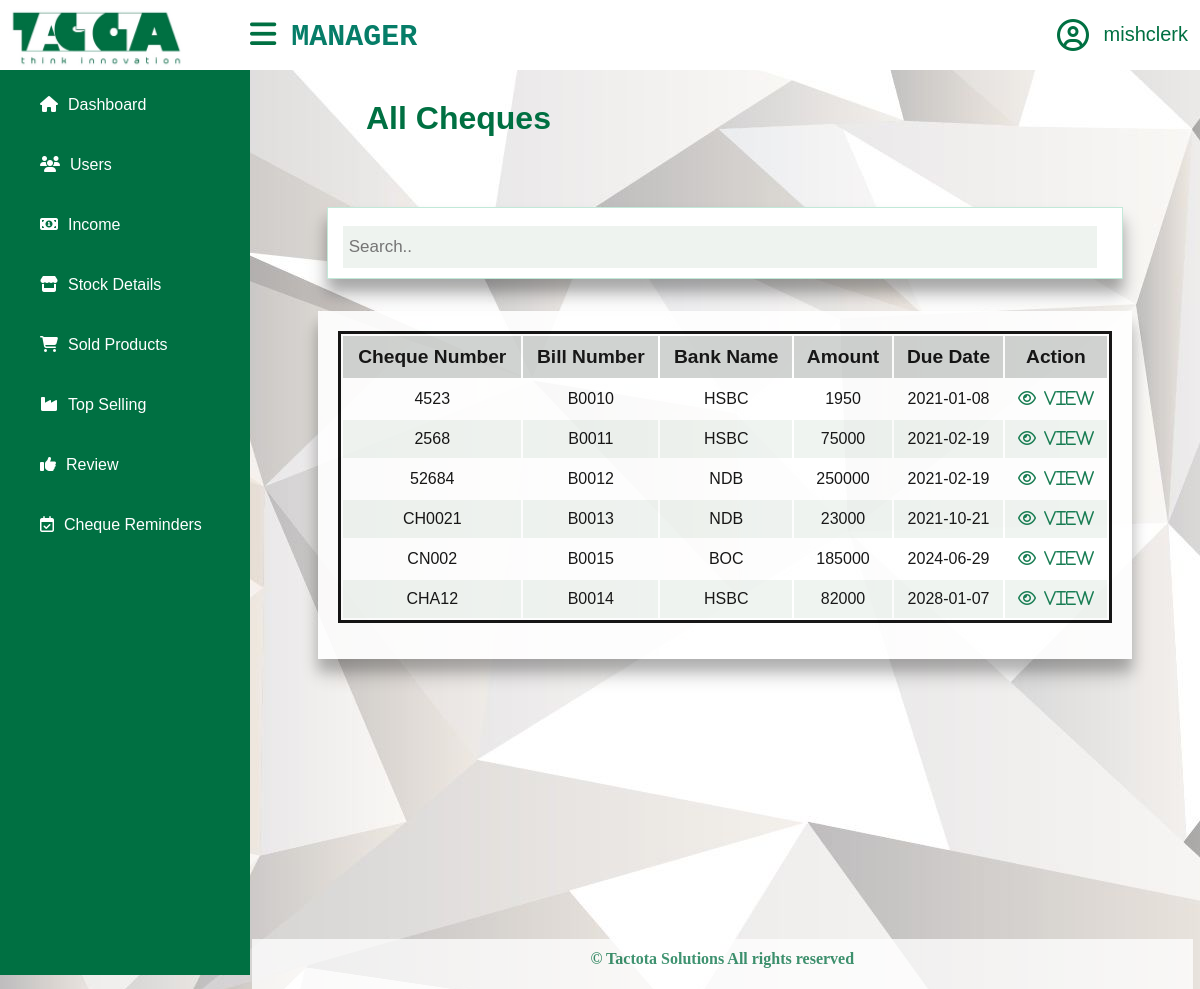
The app's page /views/view_all_cheques.php (signed in), older data.
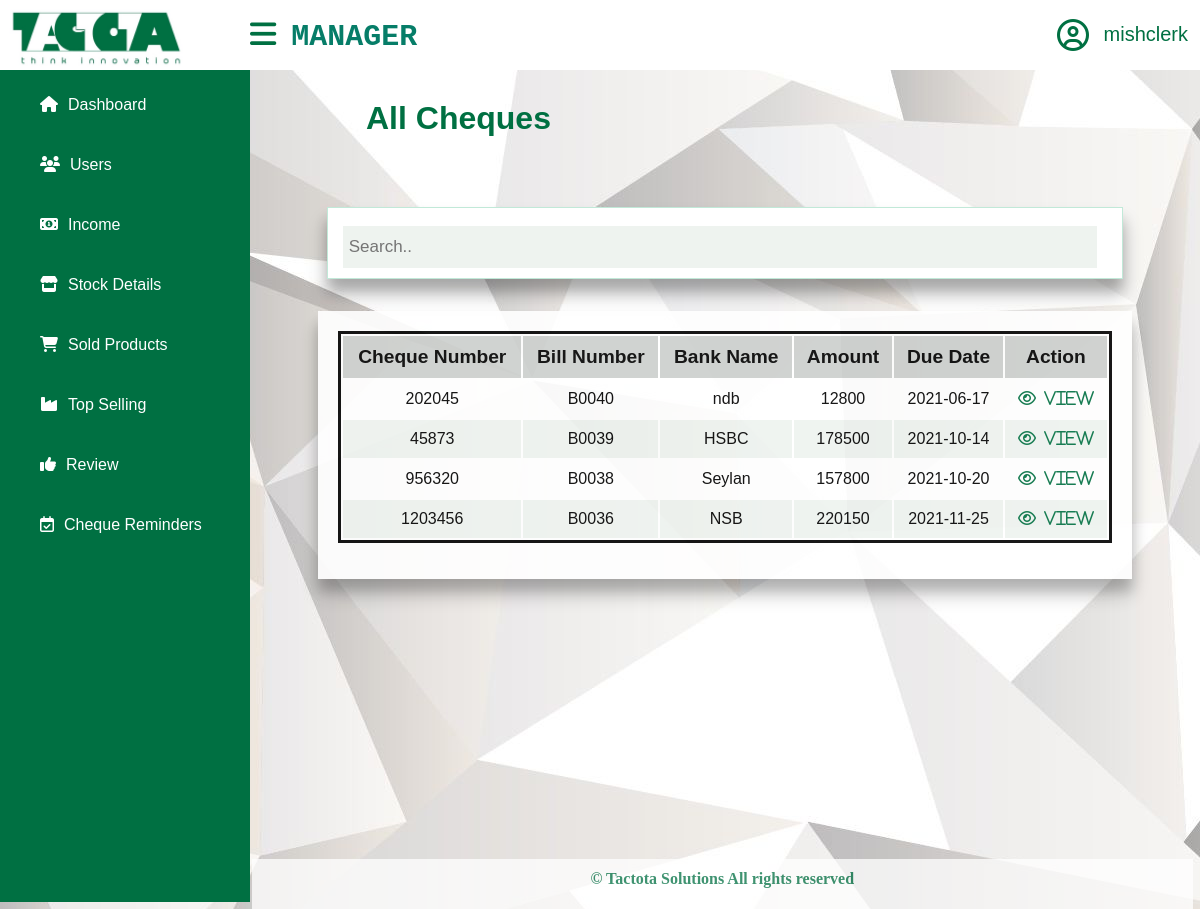
The same page, newer data.
### tables this page shows
CREATE TABLE `user_account` (
  `emp_id` varchar(30) NOT NULL,
  `username` varchar(30) NOT NULL,
  `password` varchar(50) NOT NULL,
  `email` varchar(30) NOT NULL,
  `verified` tinyint(4) NOT NULL,
  `token` varchar(100) NOT NULL
);

CREATE TABLE `cheque` (
  `bill_no` varchar(30) NOT NULL,
  `cheque_id` varchar(50) NOT NULL,
  `received_date` date NOT NULL,
  `due_date` date NOT NULL,
  `bank_name` varchar(30) NOT NULL,
  `cheque_status` tinyint(1) NOT NULL DEFAULT 1
);

CREATE TABLE `bill` (
  `bill_no` varchar(30) NOT NULL,
  `date_time` datetime NOT NULL,
  `amount` float NOT NULL,
  `payment_method` varchar(30) NOT NULL,
  `emp_id` varchar(30) NOT NULL
);

### model/database.php (called while the page is built, shortened)
<?php
class database
{
    private static $_instance;
    private $_connection;
    public static function getInstance() {
        if(!isset(self::$_instance)) {
            self::$_instance = new self();
        }
        return self::$_instance;
    }
    private function __construct() {
        $this->_connection = new mysqli(host, username, password, dbname);
    }
    public function getConnection() {
        return $this->_connection;
    }
}

### controller/authenitication.php (called while the page is built, shortened)
<?php
  require_once("../model/authenitication_model.php");
class authenitication
{
    public function __construct()
    {
        $this->auth = new authenitication_model();
    }
    public function get_username(){
        $id=$_SESSION['emp_id'];
        return $this->auth->get_username($id);
    }
}

### model/authenitication_model.php (called while the page is built, shortened)
<?php
   require_once("database.php");
class authenitication_model{
       public function __construct() {
              $this->mysqli = database::getInstance()->getConnection();
           }
    public function get_username($id){
        $result = "";
        $query = $this->mysqli->query("SELECT username FROM user_account where user_account.emp_id='" . $id . "'");
            while ($row = $query->fetch_assoc()) {
                $result = $row;
            }
            return $result;
    }
}

### controller/sales.php (called while the page is built, shortened)
<?php
require_once("../model/sales_model.php");
class sales
{
    public function __construct()
    {
        $this->sale = new sales_model();
    }
    public function view_cheques(){
        return $this->sale->get_cheques_details();
    }
}

### model/sales_model.php (called while the page is built, shortened)
<?php
require_once("database.php");
class sales_model
{
    public function __construct() {
        $this->mysqli = database::getInstance()->getConnection();
    }
public function get_cheques_details(){
    $query = $this->mysqli->query("SELECT cheque.cheque_id,cheque.bank_name,cheque.due_date,bill.amount,cheque.bill_no from cheque INNER JOIN bill ON cheque.bill_no=bill.bill_no WHERE cheque.cheque_status=1 order by cheque.due_date ASC");
    while ($row = $query->fetch_assoc()) {
        $result[] = $row;
    }
  return $result;
}
}

### views/view_all_cheques.php (the view, shortened to what the changed rows need)
<?php
   include 'admin_sidebar.php';
   require '../controller/sales.php';
   $data=new sales();
   $sql=$data->view_cheques();
?>
<head>
<link rel="stylesheet" href="../public/css/view_user.css">
</head>
<body>
   <div class="content" style="width:auto;">
      <h1 id="tbl-heading">All Cheques</h1><br/>
    <div class="view-tbl">
       <table>
         <thead>
            <tr>
               <th>Cheque Number</th>
               <th>Bill Number</th>
               <th>Bank Name</th>
               <th>Amount </th>
               <th>Due Date</th>
               <th>Action</th>
            </tr>
         </thead>
         <tboady>
         <?php
foreach ($sql as $k => $v)
{
    ?>
    <tr>
        <td><?php echo $sql[$k]["cheque_id"] ?></td>
        <td><?php echo $sql[$k]["bill_no"] ?></td>
        <td><?php echo $sql[$k]["bank_name"] ?></td>
        <td><?php echo $sql[$k]["amount"] ?></td>
        <td><?php echo $sql[$k]["due_date"] ?></td>
        <td><a href="../controller/sales.php?action=cheque_clearance&id=<?php  echo $sql[$k]["cheque_id"]; ?>" title="view">
         <i class="fa fa-eye" aria-hidden="true" id="tbl-icon">&nbsp&nbspView</i></a>
    </tr>
    <?php
} ?>
       </table>
    </div>
   </div>
</body>

### views/admin_sidebar.php (shortened to what the changed rows need)
<?php
require '../controller/authenitication.php';
$data = new authenitication();
$sql= $data->get_username();
?>
<!DOCTYPE html>
<html lang="en" dir="ltr">
<head>
    <link rel="stylesheet" href="../public/css/style1.css">
    <link rel="stylesheet" href="../public/css/view_user.css">
    <link rel="stylesheet" href="../public/css/admin.css">
    <link rel="stylesheet" href="../public/css/update.css">
    <link rel="stylesheet" href="https://cdnjs.cloudflare.com/ajax/libs/font-awesome/5.12.1/css/all.min.css">
</head>
<body>
<header>
    <div class="left_area">
        <table width=100% style="margin:0px;">
            <tr>
                <td style="width:15%;">
                    <div class="profile-wrapper">
                        <button class="dropbtn">
                            <i class="far fa-user-circle fa-2x"></i></a>
                        </button>
                        <?php
                          foreach ($sql as $value){
                               ?>
                             <p id="disp-name"><?php echo $value ?></p>
                                 <?php
                                 }
                              ?>
                    </div>
                </td>
            </tr>
        </table>
    </div>
</header>

Row changes from the older to the newer data that the page shows:
removed cheque: cheque "4523", bill_no "B0010", bank_name "HSBC", bill_no.amount "1950", due_date "2021-01-08"
removed cheque: cheque "2568", bill_no "B0011", bank_name "HSBC", bill_no.amount "75000", due_date "2021-02-19"
removed cheque: cheque "52684", bill_no "B0012", bank_name "NDB", bill_no.amount "250000", due_date "2021-02-19"
removed cheque: cheque "CH0021", bill_no "B0013", bank_name "NDB", bill_no.amount "23000", due_date "2021-10-21"
removed cheque: cheque "CN002", bill_no "B0015", bank_name "BOC", bill_no.amount "185000", due_date "2024-06-29"
removed cheque: cheque "CHA12", bill_no "B0014", bank_name "HSBC", bill_no.amount "82000", due_date "2028-01-07"
added cheque: cheque "202045", bill_no "B0040", bank_name "ndb", bill_no.amount "12800", due_date "2021-06-17"
added cheque: cheque "45873", bill_no "B0039", bank_name "HSBC", bill_no.amount "178500", due_date "2021-10-14"
added cheque: cheque "956320", bill_no "B0038", bank_name "Seylan", bill_no.amount "157800", due_date "2021-10-20"
added cheque: cheque "1203456", bill_no "B0036", bank_name "NSB", bill_no.amount "220150", due_date "2021-11-25"
